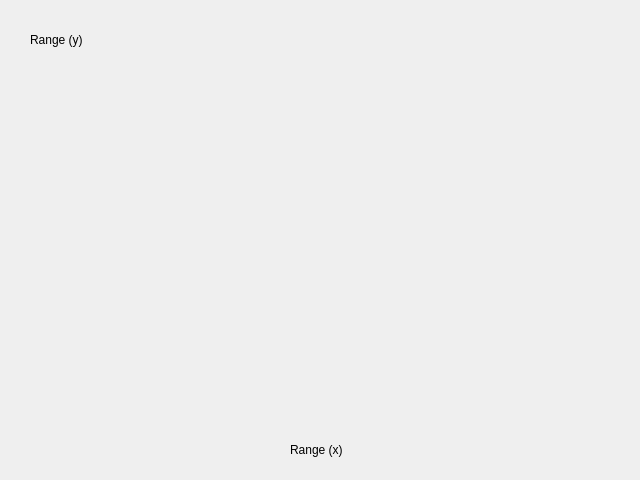
<?xml version="1.0" encoding="UTF-8"?>
<ui version="4.0">
 <class>BallisticPlot</class>
 <widget class="QWidget" name="BallisticPlot">
  <property name="geometry">
   <rect>
    <x>0</x>
    <y>0</y>
    <width>640</width>
    <height>480</height>
   </rect>
  </property>
  <property name="windowTitle">
   <string>Form</string>
  </property>
  <widget class="QLabel" name="label">
   <property name="geometry">
    <rect>
     <x>290</x>
     <y>440</y>
     <width>71</width>
     <height>20</height>
    </rect>
   </property>
   <property name="text">
    <string>Range (x)</string>
   </property>
  </widget>
  <widget class="QLabel" name="label_2">
   <property name="geometry">
    <rect>
     <x>30</x>
     <y>30</y>
     <width>63</width>
     <height>20</height>
    </rect>
   </property>
   <property name="text">
    <string>Range (y)</string>
   </property>
  </widget>
  <widget class="QCustomPlot" name="customPlot" native="true">
   <property name="geometry">
    <rect>
     <x>110</x>
     <y>40</y>
     <width>481</width>
     <height>381</height>
    </rect>
   </property>
  </widget>
 </widget>
 <customwidgets>
  <customwidget>
   <class>QCustomPlot</class>
   <extends>QWidget</extends>
   <header>qcustomplot.h</header>
   <container>1</container>
  </customwidget>
 </customwidgets>
 <resources/>
 <connections/>
</ui>
